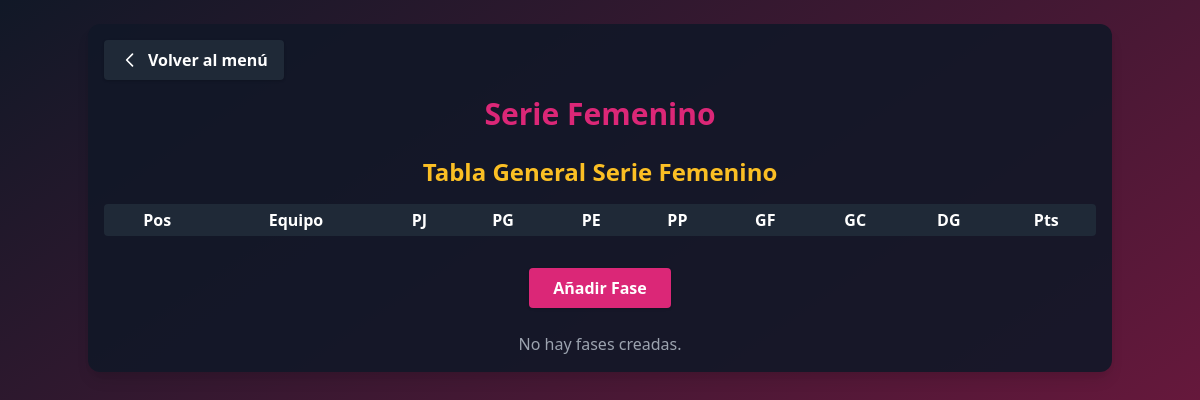
Before: /menu/serie_femenino/ with the older database file.
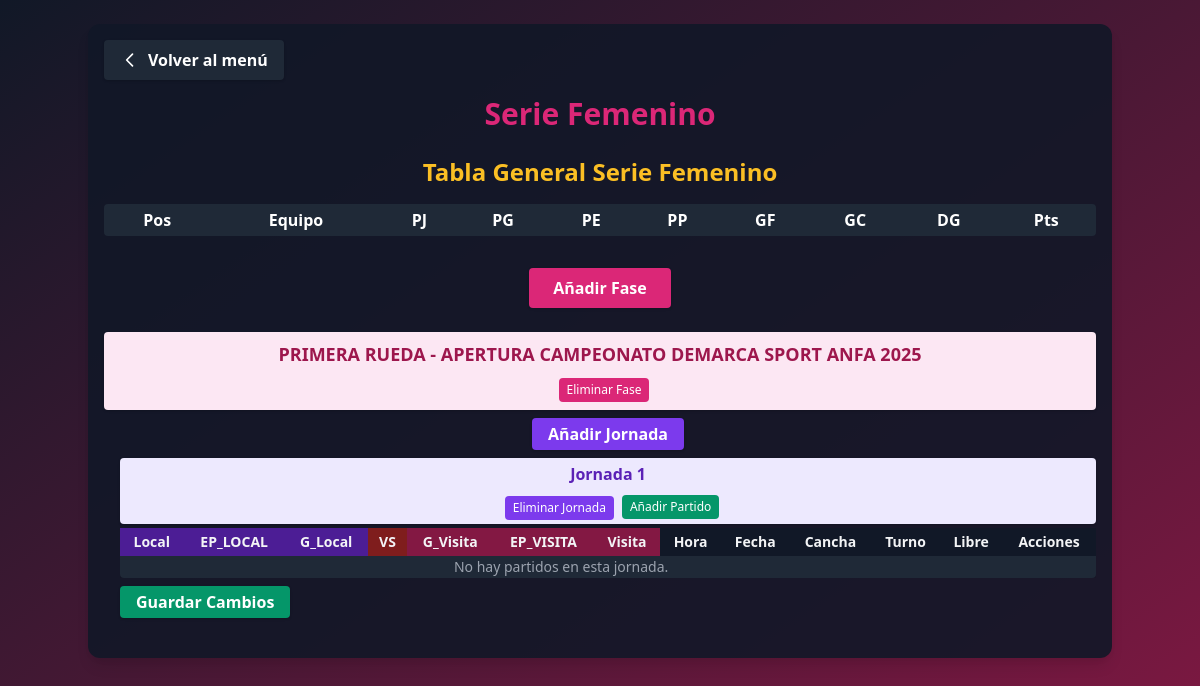
After: the same page with the newer database file.
### app_main/models.py (models this page shows, shortened)
class Fase(models.Model):
    nombre = models.CharField(max_length=100, unique=True)

class Jornada(models.Model):
    fase = models.ForeignKey(Fase, on_delete=models.CASCADE, related_name='jornadas')
    nombre = models.CharField(max_length=100)

### app_main/views.py (the view, shortened to what this page needs)
# urls.py: path('serie_femenino/', views.serie_femenino, name='serie_femenino'),
def serie_femenino(request):
    fases = Fase.objects.prefetch_related('jornadas__partidos_femenino')
    clubes = Clubes.objects.all()
    jornadas = Jornada.objects.all()
    tablero_general = calcular_tablero_general_femenino()
    return render(request, 'serie_femenino.html', {
        'fases': fases,
        'clubes': clubes,
        'jornadas': jornadas,
        'estado_choices': SerieFemenino.ESTADO_PARTIDO_CHOICES,
        'tablero_general': tablero_general,
    })

### app_main/views.py (called while the page is built, shortened)
def calcular_tablero_general_femenino():
    from collections import defaultdict
    stats = defaultdict(lambda: {
        'equipo': None, 'PJ': 0, 'PG': 0, 'PE': 0, 'PP': 0, 'GF': 0, 'GC': 0, 'DG': 0, 'Pts': 0
    })
    for equipo_id in stats:
        stats[equipo_id]['DG'] = stats[equipo_id]['GF'] - stats[equipo_id]['GC']
    clasificacion = sorted(
        stats.values(),
        key=lambda x: (x['Pts'], x['DG'], x['GF']),
        reverse=True
    )
    return clasificacion

### app_main/templates/serie_femenino.html (shortened to what the changed rows need)
<!DOCTYPE html>
<html>
<head>
    <link href="https://cdn.jsdelivr.net/npm/tailwindcss@2.2.19/dist/tailwind.min.css" rel="stylesheet"/>
</head>
<body class="bg-gradient-to-br from-gray-900 to-pink-900 min-h-screen text-gray-100">
    <div class="container mx-auto p-4 bg-gray-900 bg-opacity-90 rounded-xl shadow-lg mt-6">
        <div class="flex items-center mb-4">
            <a href="{% url 'menu' %}" class="bg-gray-800 hover:bg-gray-700 text-white font-bold py-2 px-4 rounded shadow transition flex items-center">
            </a>
        </div>
        <h1 class="text-3xl font-extrabold text-pink-600 mb-6 text-center drop-shadow">Serie Femenino</h1>
        <h2 class="text-2xl font-bold text-center text-yellow-400 mb-4">Tabla General Serie Femenino</h2>
        <div class="w-full mb-8">
            <div class="overflow-x-auto">
                <table class="min-w-full bg-gray-800 text-white rounded">
                    <thead>
                        <tr>
                            <th class="px-2 py-1">Pos</th>
                            <th class="px-2 py-1">Equipo</th>
                            <th class="px-2 py-1">PJ</th>
                            <th class="px-2 py-1">PG</th>
                            <th class="px-2 py-1">PE</th>
                            <th class="px-2 py-1">PP</th>
                            <th class="px-2 py-1">GF</th>
                            <th class="px-2 py-1">GC</th>
                            <th class="px-2 py-1">DG</th>
                            <th class="px-2 py-1">Pts</th>
                        </tr>
                    </thead>
                </table>
            </div>
        </div>
        <form method="post" class="mb-6 flex justify-center">
            <button type="submit" name="add_fase" value="1" class="bg-pink-600 hover:bg-pink-700 text-white font-bold py-2 px-6 rounded shadow transition">Añadir Fase</button>
        </form>
        {% for fase in fases %}
            <div class="bg-pink-100 text-pink-800 font-bold rounded px-4 py-2 flex flex-col items-center justify-center mb-2 shadow">
                <span class="text-lg text-center w-full">{{ fase.nombre }}</span>
                <div class="flex items-center justify-center mt-2">
                    <form method="post" style="display:inline;">
                        <button type="submit" name="delete_fase" value="{{ fase.id }}" class="ml-2 bg-pink-600 hover:bg-pink-700 text-white rounded px-2 py-1 text-xs" onclick="return confirm('¿Eliminar esta fase y todas sus jornadas y partidos?')">
                            Eliminar Fase
                        </button>
                    </form>
                </div>
            </div>
            <div class="ml-4 mb-6">
                <form method="post" class="mb-2 flex items-center gap-2 justify-center">
                    <button type="submit" name="add_jornada" value="1" class="bg-purple-600 hover:bg-purple-700 text-white font-bold py-1 px-4 rounded shadow transition">Añadir Jornada</button>
                </form>
                {% for jornada in fase.jornadas.all %}
                    <div class="bg-purple-100 text-purple-800 font-semibold rounded px-3 py-1 flex flex-col items-center justify-center mb-1 shadow">
                        <span class="text-base text-center w-full">{{ jornada.nombre }}</span>
                        <div class="flex items-center justify-center mt-2">
                            <form method="post" style="display:inline;">
                                <button type="submit" name="delete_jornada" value="{{ jornada.id }}" class="ml-2 bg-purple-600 hover:bg-purple-700 text-white rounded px-2 py-1 text-xs" onclick="return confirm('¿Eliminar esta jornada y todos sus partidos?')">
                                    Eliminar Jornada
                                </button>
                            </form>
                            <button type="button" onclick="openModal('{{ jornada.id }}')" class="ml-2 bg-green-600 hover:bg-green-700 text-white rounded px-2 py-1 text-xs">Añadir Partido</button>
                        </div>
                    </div>
                    <form method="post" class="mb-4">
                        <div class="overflow-x-auto">
                        <table class="min-w-full text-xs md:text-sm bg-gray-800 rounded shadow">
                            <thead>
                                <tr>
                                    <th class="px-2 py-1 bg-purple-900">Local</th>
                                    <th class="px-2 py-1 bg-purple-900">EP_LOCAL</th>
                                    <th class="px-2 py-1 bg-purple-900">G_Local</th>
                                    <th class="px-2 py-1 bg-red-900">VS</th>
                                    <th class="px-2 py-1 bg-pink-900">G_Visita</th>
                                    <th class="px-2 py-1 bg-pink-900">EP_VISITA</th>
                                    <th class="px-2 py-1 bg-pink-900">Visita</th>
                                    <th class="px-2 py-1 bg-gray-900">Hora</th>
                                    <th class="px-2 py-1 bg-gray-900">Fecha</th>
                                    <th class="px-2 py-1 bg-gray-900">Cancha</th>
                                    <th class="px-2 py-1 bg-gray-900">Turno</th>
                                    <th class="px-2 py-1 bg-gray-900">Libre</th>
                                    <th class="px-2 py-1 bg-gray-900">Acciones</th>
                                </tr>
                            </thead>
                            <tbody>
                                {% for sh in jornada.partidos_femenino.all %}
                                <tr>
                                    <input type="hidden" name="id_{{ sh.id }}" value="{{ sh.id }}">
                                    <td class="text-center text-white bg-purple-800 bg-opacity-50">{{ sh.equipo_local.club }}</td>
                                    <td class="text-center text-white bg-purple-800 bg-opacity-50">{{ sh.estado_partido_local }}</td>
                                    <td class="bg-purple-800 bg-opacity-50">
                                        <input type="number" name="goles_local_{{ sh.id }}" value="{{ sh.goles_local }}" min="0" class="bg-gray-900 text-white rounded w-16 px-1">
                                    </td>
                                    <td class="text-center text-white bg-red-800 bg-opacity-50 font-bold">VS</td>
                                    <td class="bg-pink-800 bg-opacity-50">
                                        <input type="number" name="goles_visita_{{ sh.id }}" value="{{ sh.goles_visita }}" min="0" class="bg-gray-900 text-white rounded w-16 px-1">
                                    </td>
                                    <td class="text-center text-white bg-pink-800 bg-opacity-50">{{ sh.estado_partido_visita }}</td>
                                    <td class="text-center text-white bg-pink-800 bg-opacity-50">{{ sh.equipo_visita.club }}</td>
                                    <td class="text-center text-white bg-gray-800 bg-opacity-50">{{ sh.horario }}</td>
                                    <td class="text-center text-white bg-gray-800 bg-opacity-50">{{ sh.fecha|date:'Y-m-d' }}</td>
                                    <td class="text-center text-white bg-gray-800 bg-opacity-50">{{ sh.cancha }}</td>
                                    <td class="text-center text-white bg-gray-800 bg-opacity-50">{{ sh.turno }}</td>
                                    <td class="text-center text-white bg-gray-800 bg-opacity-50">{{ sh.libre }}</td>
                                    <td class="bg-gray-800 bg-opacity-50">
                                        <button type="submit" name="delete_row" value="{{ sh.id }}" class="bg-red-600 hover:bg-red-700 text-white rounded px-2 py-1 text-xs" onclick="return confirm('¿Eliminar este partido?')">Eliminar</button>
                                        <button type="button" onclick="openEditModal('{{ sh.id }}', '{{ sh.equipo_local.id }}', '{{ sh.equipo_visita.id }}', '{{ sh.horario|time:'H:i' }}', '{{ sh.fecha|date:'Y-m-d' }}', '{{ sh.cancha }}', '{{ sh.turno }}', '{{ sh.libre }}')" class="bg-yellow-600 hover:bg-yellow-700 text-white rounded px-2 py-1 text-xs ml-1">Editar</button>
                                    </td>
                                </tr>
                                {% empty %}
                                <tr><td colspan="12" class="text-center text-gray-400">No hay partidos en esta jornada.</td></tr>
                                {% endfor %}
                            </tbody>
                        </table>
                        </div>
                        <button type="submit" class="mt-2 bg-green-600 hover:bg-green-700 text-white font-bold py-1 px-4 rounded shadow transition">Guardar Cambios</button>
                    </form>
                {% empty %}
                    <div class="text-gray-400 mb-4 text-center">No hay jornadas en esta fase.</div>
                {% endfor %}
            </div>
        {% empty %}
            <div class="text-gray-400 text-center">No hay fases creadas.</div>
        {% endfor %}
    </div>
</body>
</html>

Changed rows visible on the page:
added Fase: nombre "PRIMERA RUEDA - APERTURA CAMPEONATO DEMARCA SPORT ANFA 2025", {{ fase.id }} 16 (drawn)
added Jornada: nombre "Jornada 1", {{ jornada.id }} 12 (drawn)
Other visible differences:
text no longer shown: "No hay fases creadas."
